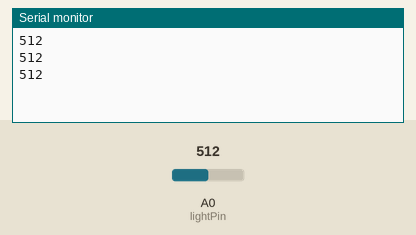
Bench run of a sketch on a simulated Arduino Uno, built with avr-gcc and run on an emulated ATmega328P. On the bench: the last lines printed to the serial monitor. Inputs (shaded band) come from the test bench; at power-on: A0 (lightPin) = 512.

Above: at 1.3 s.
1.4 s: A0 (lightPin) set to 716
At 1.9 s:
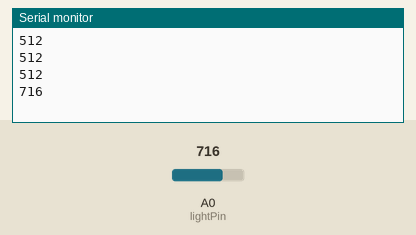
2.9 s: A0 (lightPin) set to 900
At 3.4 s:
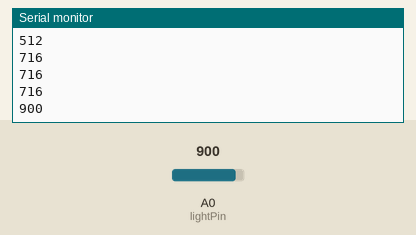
Timing chart, 0 to 5.9 s (numbered marks = the images above; inputs shaded):
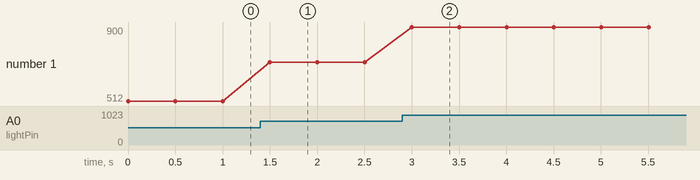

Measured:
- after the input at 1.4 s, the serial monitor: prints a new line after 0.10 s (image 1)
- after the input at 2.9 s, the serial monitor: prints a new line after 0.10 s (image 2)
- plotted number 1: 512 → 716 after the input at 1.4 s, 716 → 900 after the input at 2.9 s

The sketch:

waterer_test.ino
```cpp
const int lightPin = A0;

void setup() {
  Serial.begin(9600);
}

void loop() {
  int lightReading = analogRead(lightPin);
  Serial.println(lightReading);
  delay(500);
}
```
